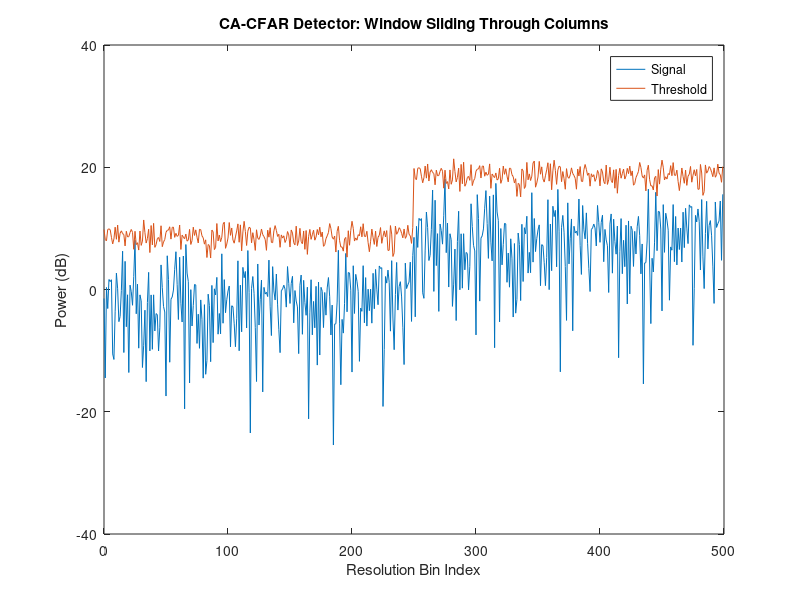
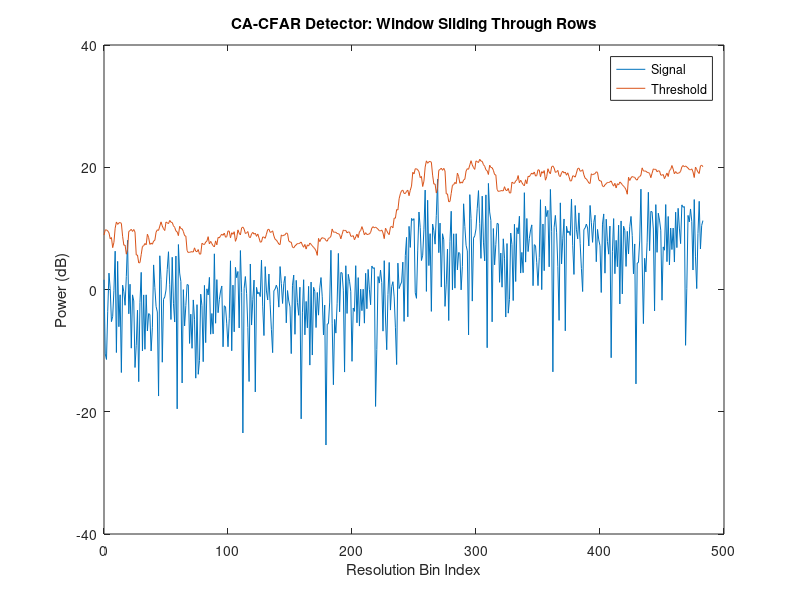

The MATLAB script that drew these images, in order:
clear all;
close all;

%% Parameters

PFA = 10^-3;   
Iterations = 500;
j = 1i;

Targets = 0;          % Number of Targets

Window_Size = 6; 
N = 32;
g_cells = 4;
g_cells1 = 4;

SNR_dB = 20;
SNR_Linear = 10^(SNR_dB/10);

alpha = N*((PFA)^(-1/N)-1);

v = 10;      % variance 

%% Noise Matrix 

Noise1 = zeros(N, Iterations/2);
Noise2 = zeros(N, Iterations/2);

for n = 1:N
    I_Noise = randn(1, Iterations/2);
    Q_Noise = randn(1, Iterations/2); 
%     Noise(n,:) = (I_Noise + j*Q_Noise) * (1/sqrt(2));
    Noise1(n,1:Iterations/2) = (I_Noise + j*Q_Noise) * (1/sqrt(2));
    Noise2(n, 1:Iterations/2) = sqrt(v) * (I_Noise + j*Q_Noise) * (1/sqrt(2)); % scale second half to create clutter edge
end 

Noise = [Noise1 Noise2];

%% Target 

I_Target = randn(1, Targets);
Q_Target = randn(1, Targets); 

Tgt_Voltage = sqrt(SNR_Linear); 

Tgt_Signal = Tgt_Voltage*(I_Target+ j*Q_Target)*(1/sqrt(2));

Signal = Noise;

for y = 0:(Targets -1)
    Signal(N/2,(Iterations/2) + 1 + 3*y) = Signal(N/2, (Iterations/2) + 1 + 3*y) + Tgt_Signal(y + 1);       % Single/Multiple Targets
%     Signal(N/2,(Iterations/2:(Iterations/2+y))) = Signal(N/2,(Iterations/2:(Iterations/2+y))) + Tgt_Signal(y + 1); 

end

Signal_Power = abs(Signal).^2; 

%% Threshold Calculation 

[num_rows, num_columns] = size(Signal_Power);     % Number of rows and columns in signal matrix 
% threshold = zeros(num_rows, num_columns);
threshold = [];

Detections_x1 = [];      % Position of Detection in row  
Detections_y1 = [];      % Position of Detection in column

% g = zeros(2*Window_Size, Iterations);
g = [];

for t = 1:num_columns                       % Iterate through columns 
    B = Signal_Power(1:num_rows,t);               % Extract a single column 

%     tempThresh = [];
    tempG = [];
    
    for i = Window_Size+(g_cells/2)+1:num_rows-Window_Size-(g_cells/2)  % Iterate through rows in extracted column
        
        CUT_Power = B(i);                   % Set the CUT 
        Window_Back = B(i-Window_Size-(g_cells/2):i-(g_cells/2)-1);     % Lagging Window
        Window_Front = B(i+1+(g_cells/2):i+(g_cells/2)+Window_Size);    % Leading Window
        
        Sum_Ref_Cells = sum(Window_Back) + sum(Window_Front);
%         g(i, t) = mean([Window_Back Window_Front]);
        
        Avg_Ref_Cells = (mean(Window_Back) + mean(Window_Front))/2;
        
        tempG = [tempG; Avg_Ref_Cells];
%         g = Sum_Ref_Cells./N;          % kth value of sorted window
%         T = alpha.*g;                        % Threshold 
    
%         tempThresh = [tempThresh; T];
%         threshold(i,t) = T;
        
%         if (T<CUT_Power)
%              Detections_x1 = [Detections_x1; i];      % Add row position of detection 
%              Detections_y1 = [Detections_y1; t];      % Add column position of detection 
%         end

    end
    g = [g, tempG];
%     threshold = [threshold, tempThresh];
end

T = alpha.*g;  

%% Threshold Calculation for Ref Window sliding through rows 

[num_rows, num_columns] = size(Signal_Power);     % Number of rows and columns in signal matrix 

threshold = [];

Detections_x1 = [];      % Position of Detection in row  
Detections_y1 = [];      % Position of Detection in column

g1 = [];

for t1 = 1:num_rows                       % Iterate through rows 
    B1 = Signal_Power(t1, 1:num_columns);               % Extract a single row 

%     tempThresh = [];
    tempG1 = [];
    
    for i1 = Window_Size+(g_cells1/2)+1:num_columns-Window_Size-(g_cells1/2)  % Iterate through columns in extracted row
        
        CUT_Power = B1(i1);                   % Set the CUT 
        Window_Back1 = B1(i1-Window_Size-(g_cells1/2):i1-(g_cells1/2)-1);     % Lagging Window
        Window_Front1 = B1(i1+1+(g_cells1/2):i1+(g_cells1/2)+Window_Size);    % Leading Window
        
        Sum_Ref_Cells1 = sum(Window_Back1) + sum(Window_Front1);
        
        Avg_Ref_Cells1 = (mean(Window_Back1) + mean(Window_Front1))/2;
        
        tempG1 = [tempG1, Avg_Ref_Cells1];
%         g = Sum_Ref_Cells./N;          % kth value of sorted window
%         T = alpha.*g;                        % Threshold 
    
%         tempThresh = [tempThresh; T];
%         threshold(i,t) = T;
        
%         if (T<CUT_Power)
%              Detections_x1 = [Detections_x1; i];      % Add row position of detection 
%              Detections_y1 = [Detections_y1; t];      % Add column position of detection 
%         end

    end
    g1 = [g1; tempG1];
%     threshold = [threshold, tempThresh];
end

T1 = alpha.*g1;

% NumFA = sum((Signal_Power(N/2,Window_Size+1:Iterations-Window_Size) -T1(N/2,:))>0);
% 
% PFA_Simulated = NumFA/Iterations; 


%% Plots

SP_Plot = 10*log10(Signal_Power(N/2,:));
T_Plot = 10*log10(T(N/2,:));
figure(1) 
n = 0:Iterations-1;
plot(n, SP_Plot, n, T_Plot);
ylim([-40 40]);
xlabel('Resolution Bin Index');
ylabel('Power (dB)');
title('CA-CFAR Detector: Window Sliding Through Columns');
legend('Signal','Threshold')

% SP_Plot2 = 10*log10(Signal_Power(N/2,Window_Size+1:Iterations-Window_Size));
% T_Plot2 = 10*log10(T1(N/2,:));
SP_Plot2 = 10*log10(Signal_Power(N/2,Window_Size+1:Iterations-Window_Size-g_cells1));
T_Plot2 = 10*log10(T1(N/2,:));
figure(2) 
% n = 0:Iterations-(2*Window_Size+1);
n = 0:Iterations-(2*Window_Size+g_cells1+1);
plot(n, SP_Plot2, n, T_Plot2);
ylim([-40 40]);
xlabel('Resolution Bin Index');
ylabel('Power (dB)');
title('CA-CFAR Detector: Window Sliding Through Rows');
legend('Signal','Threshold')

